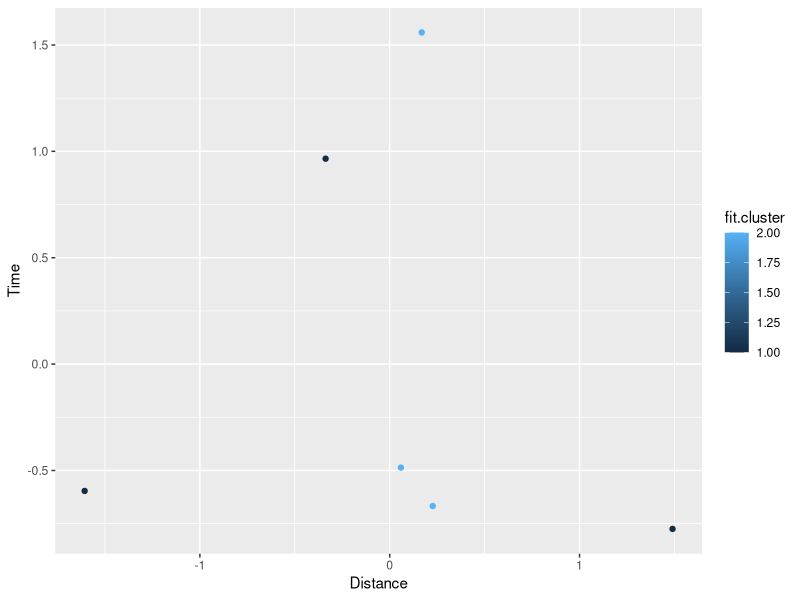

Write the R code that produced this figure. (Note: this script raises an error after producing the figure.)
## ---- chunk 1
knitr::opts_chunk$set(echo = TRUE)
## ---- chunk 2
library(tidyr)
library(dplyr)
library(ggplot2)
library(readr)


D1 <- read_csv("Group 6  data.csv")
D2 <- read_csv("distance.csv")
D3 <- merge(D1, D2)
D3 <- D3[,-1]
D3 <- scale(D3)
fit <- kmeans(D3, 2)
D4 <- data.frame(D3, fit$cluster)
ggplot(D4, aes(distance, time, colour = fit.cluster)) + geom_point() + xlab("Distance") + ylab("Time")

## ---- chunk 3
K1 <- read.csv("survey.csv")
K1 <- K1[1:5,]
ggpairs(K1, 2:8, progress = FALSE)
ggcorr(K1[,-1], method = c("everything", "pearson"))
K2 <- K1[,-1]
pca <- prcomp(K2, scale. = TRUE)
loadings <- abs(pca$rotation)
summary(pca)
## ---- chunk 4
D5 <- D3[, c(1,5)]
cor(D5)
